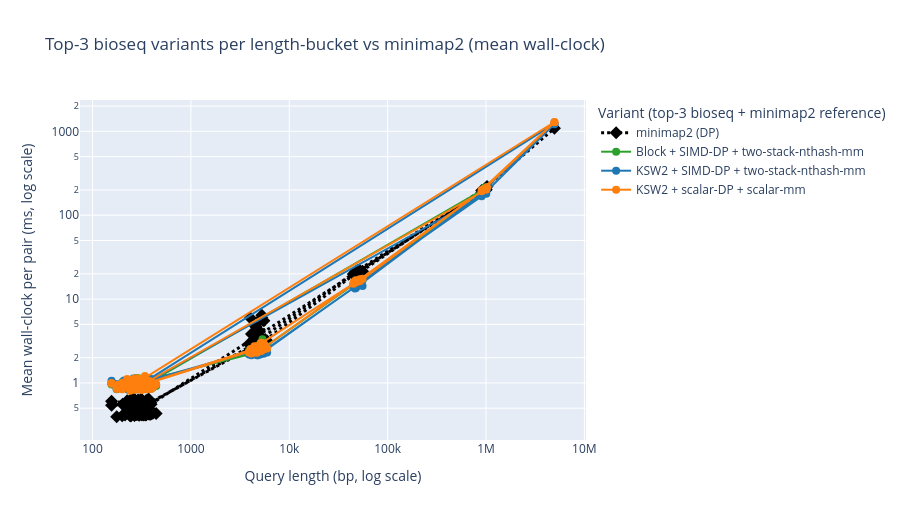

The cell this chart's notebook holds for it:
### Markdown cell above
## 1. Headline verdict — top-3 bioseq variants vs `minimap2`

> **What this measures.** Mean wall-clock per (query, target) alignment
> pair, in milliseconds, plotted against the query length bucket. Each
> point is the average across the bench's per-pair sample replicates.
> Lower bars are better — these are end-to-end pipeline times that
> include minimizer extraction, chaining, base-level alignment, and
> MAPQ assignment.
>
> **What we're filtering for.** Among the bioseq variants the bench ran,
> only the **three fastest** at each length bucket are plotted, plus the
> `minimap2 (DP chaining)` reference. This keeps the chart readable
> while making it impossible to cherry-pick a slow row to look good
> against. The production minimizer (`two-stack-nthash`) should appear
> in every length bucket's top-3 if the V12-era engineering is intact.

### Code cell
def speed_chart_to_rows(chart, *, only_main_grid=True):
    '''Return [(label, [(x, y), ...])] from a plotly chart.

    By default skips k/w-sweep and rmq-repro rows that confuse the
    headline comparison. Pass `only_main_grid=False` to keep everything.
    '''
    rows = []
    for trace in chart.get('plotly', {}).get('data', []):
        label = trace.get('name', '')
        if only_main_grid and not is_main_grid_label(label):
            continue
        xs    = trace.get('x', [])
        ys    = trace.get('y', [])
        rows.append((label, list(zip(xs, ys))))
    return rows


def pick_top_n_overall(rows, n=3):
    '''Pick the n bioseq variants with the lowest *normalised* total
    wall-clock across length buckets.

    Normalisation: each bucket contributes the variant's mean ms divided
    by the SLOWEST variant's mean ms in the same bucket (so a bucket
    where every variant takes ~1 s doesn't drown a bucket where every
    variant takes ~10 ms). The resulting per-bucket ratios are summed
    across buckets; the n bioseq variants with the lowest sum win.

    Variants that are missing data in a bucket are penalised (treated as
    1.0 — i.e. as slow as the slowest in that bucket) so a variant that
    only ran on small inputs can't sneak into the headline by coincidence.
    '''
    bioseq_rows = [(lbl, dict(pts)) for lbl, pts in rows
                   if lbl != MINIMAP2_REF and lbl.startswith('bioseq ')]
    if not bioseq_rows:
        return set()
    all_xs = sorted({x for _lbl, x_to_y in bioseq_rows for x in x_to_y})
    bucket_max = {}
    for x in all_xs:
        bucket_max[x] = max((x_to_y.get(x, 0.0) or 0.0)
                            for _lbl, x_to_y in bioseq_rows)
        if bucket_max[x] == 0:
            bucket_max[x] = 1.0
    scores = []
    for lbl, x_to_y in bioseq_rows:
        score = 0.0
        for x in all_xs:
            y = x_to_y.get(x)
            score += (y / bucket_max[x]) if (y is not None and y > 0) else 1.0
        scores.append((score, lbl))
    scores.sort()
    return {lbl for _s, lbl in scores[:n]}


speed_chart = charts.get('seq_length_vs_speed_mean')
if speed_chart is None:
    display(Markdown('**`seq_length_vs_speed_mean` is missing — re-run the bench.**'))
else:
    rows = speed_chart_to_rows(speed_chart)
    chosen = pick_top_n_overall(rows, n=3)
    fig = go.Figure()
    palette_iter = iter(['#2ca02c', '#1f77b4', '#ff7f0e', '#9467bd', '#8c564b',
                         '#e377c2', '#bcbd22', '#17becf'])
    minimap2_rows = [(lbl, pts) for lbl, pts in rows if lbl == MINIMAP2_REF]
    for lbl, pts in minimap2_rows:
        xs = [p[0] for p in pts]
        ys = [p[1] for p in pts]
        fig.add_trace(go.Scatter(
            x=xs, y=ys, mode='lines+markers',
            name=shorten(lbl),
            line=dict(color='#000000', width=3, dash='dot'),
            marker=dict(symbol='diamond', size=10),
        ))
    for lbl, pts in rows:
        if lbl not in chosen:
            continue
        xs = [p[0] for p in pts]
        ys = [p[1] for p in pts]
        colour = next(palette_iter, '#666666')
        fig.add_trace(go.Scatter(
            x=xs, y=ys, mode='lines+markers',
            name=shorten(lbl),
            line=dict(color=colour, width=2),
            marker=dict(size=8),
        ))
    fig.update_layout(
        title='Top-3 bioseq variants per length-bucket vs minimap2 (mean wall-clock)',
        xaxis=dict(title='Query length (bp, log scale)', type='log'),
        yaxis=dict(title='Mean wall-clock per pair (ms, log scale)', type='log'),
        legend_title='Variant (top-3 bioseq + minimap2 reference)',
        height=520,
    )
    fig.show()
    display(Markdown(
        f'> **{len(chosen)} bioseq variants survived the top-3-per-bucket filter.** '
        f'minimap2 reference is dotted black; bioseq variants are solid coloured. '
        f'Production minimizer is `{shorten(TWO_STACK_NTHASH)}`.'))

### Figure 1 — Plotly figure (JSON) as saved in the notebook; plotly's stock layout.template omitted (floating-point values rounded to 4 significant figures; data arrays with more than 128 entries replaced by an {"elided": "..."} marker saying what was removed)
{"data": [{"line": {"color": "#000000", "dash": "dot", "width": 3}, "marker": {"size": 10, "symbol": "diamond"}, "mode": "lines+markers", "name": "minimap2 (DP)", "type": "scatter", "x": {"elided": "237 int values"}, "y": {"elided": "237 float values"}}, {"line": {"color": "#2ca02c", "width": 2}, "marker": {"size": 8}, "mode": "lines+markers", "name": "Block + SIMD-DP + two-stack-nthash-mm", "type": "scatter", "x": {"elided": "232 int values"}, "y": {"elided": "232 float values"}}, {"line": {"color": "#1f77b4", "width": 2}, "marker": {"size": 8}, "mode": "lines+markers", "name": "KSW2 + SIMD-DP + two-stack-nthash-mm", "type": "scatter", "x": {"elided": "239 int values"}, "y": {"elided": "239 float values"}}, {"line": {"color": "#ff7f0e", "width": 2}, "marker": {"size": 8}, "mode": "lines+markers", "name": "KSW2 + scalar-DP + scalar-mm", "type": "scatter", "x": {"elided": "239 int values"}, "y": {"elided": "239 float values"}}], "layout": {"height": 520, "legend": {"title": {"text": "Variant (top-3 bioseq + minimap2 reference)"}}, "title": {"text": "Top-3 bioseq variants per length-bucket vs minimap2 (mean wall-clock)"}, "xaxis": {"title": {"text": "Query length (bp, log scale)"}, "type": "log"}, "yaxis": {"title": {"text": "Mean wall-clock per pair (ms, log scale)"}, "type": "log"}}}
